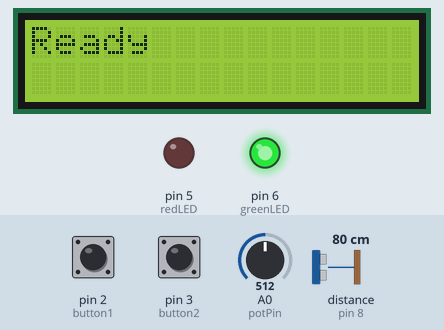
Simulated run of this sketch. Board: Arduino Uno, built with avr-gcc and run on an emulated ATmega328P. Shown: 16×2 character LCD, output pins drawn as LEDs (lit = HIGH). Wiring (inferred from the names in the program): ultrasonic range finder: trigger pin 9; echo pin 8. The inputs (shaded band) are chosen by the test bench; at power-on: pin 2 (button1) LOW, pin 3 (button2) LOW, distance to the obstacle (sensor on pin 8) 80 cm, A0 (potPin) = 512. The echo pulse lasts 58.3 µs per cm; pins used as bus, display or sensor lines are not drawn.

Above: at 1.2 s.
1.3 s: pin 2 (button1) pulled HIGH for 0.35 s
At 2.1 s:
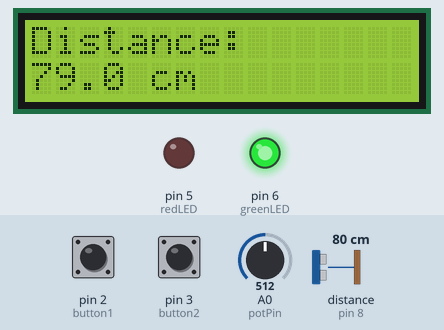
3.1 s: pin 3 (button2) pulled HIGH for 0.35 s
At 3.6 s:
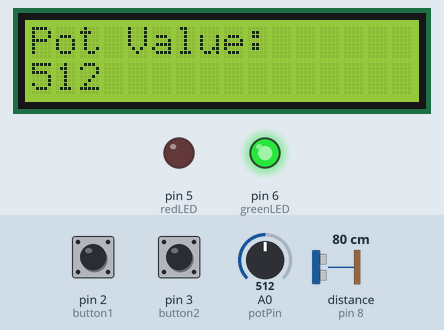
4.9 s: distance to the obstacle (sensor on pin 8) set to 23 cm
6.4 s: distance to the obstacle (sensor on pin 8) set to 19 cm
At 7.5 s:
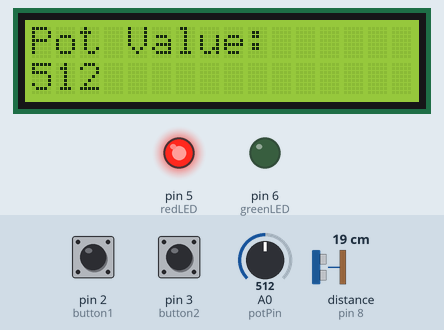
8.0 s: pin 2 (button1) pulled HIGH for 1 s
At 8.5 s:
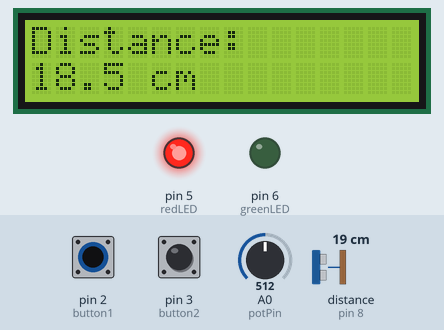
10.5 s: pin 3 (button2) pulled HIGH for 1 s
At 11.2 s:
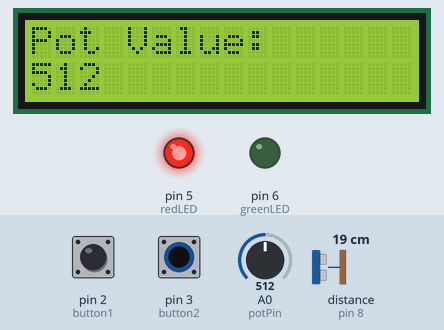
Timing chart, 0 to 13.5 s (numbered marks = the images above; inputs shaded):
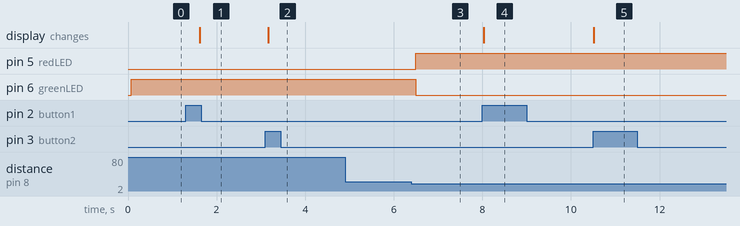

Measured:
- the behaviour switches between 21 and 20 cm on distance to the obstacle (sensor on pin 8) (found by bisection; images 2 and 3)
- after the input at 1.3 s, the display: changes after 0.32 s (image 1)
- after the input at 3.1 s, the display: changes after 0.06 s (image 2)
- after the input at 4.9 s, every drawn part: stays the same
- after the input at 6.4 s, pin 5 (redLED): LOW → HIGH after 0.10 s; pin 6 (greenLED): HIGH → LOW after 0.10 s
- after the input at 8.0 s, the display: changes at once (image 4)
- after the input at 10.5 s, the display: changes at once (image 5)

The sketch:

LCD_Display_with_Dual_Input_Control.ino
```cpp
#include <LiquidCrystal_I2C.h>

LiquidCrystal_I2C lcd(0x27, 16, 2); // Use 0x3F if 0x27 doesn't work

// Pin definitions
const int trigPin = 9;
const int echoPin = 8;
const int potPin = A0;
const int button1 = 2;
const int button2 = 3;
const int redLED = 5;
const int greenLED = 6;

void setup() {
  lcd.init();
  lcd.backlight();

  pinMode(trigPin, OUTPUT);
  pinMode(echoPin, INPUT);
  pinMode(button1, INPUT);
  pinMode(button2, INPUT);
  pinMode(redLED, OUTPUT);
  pinMode(greenLED, OUTPUT);

  lcd.setCursor(0, 0);
  lcd.print("Ready");
}

void loop() {
  // Measure distance with ultrasonic sensor
  digitalWrite(trigPin, LOW);
  delayMicroseconds(2);
  digitalWrite(trigPin, HIGH);
  delayMicroseconds(10);
  digitalWrite(trigPin, LOW);
  long duration = pulseIn(echoPin, HIGH);
  float distance = duration * 0.034 / 2;

  // LED control based on distance
  if (distance <= 20) {
    digitalWrite(redLED, HIGH);
    digitalWrite(greenLED, LOW);
  } else if (distance >=20) {
    digitalWrite(redLED, LOW);
    digitalWrite(greenLED, HIGH);
  } else {
    digitalWrite(redLED, LOW);
    digitalWrite(greenLED, LOW);
  }

  // Show distance or pot value on LCD
  if (digitalRead(button1) == HIGH) {
    lcd.clear();
    lcd.setCursor(0, 0);
    lcd.print("Distance:");
    lcd.setCursor(0, 1);
    lcd.print(distance, 1);
    lcd.print(" cm");
  } else if (digitalRead(button2) == HIGH) {
    int potVal = analogRead(potPin);
    lcd.clear();
    lcd.setCursor(0, 0);
    lcd.print("Pot Value:");
    lcd.setCursor(0, 1);
    lcd.print(potVal);
  }

  delay(300);
}
```
